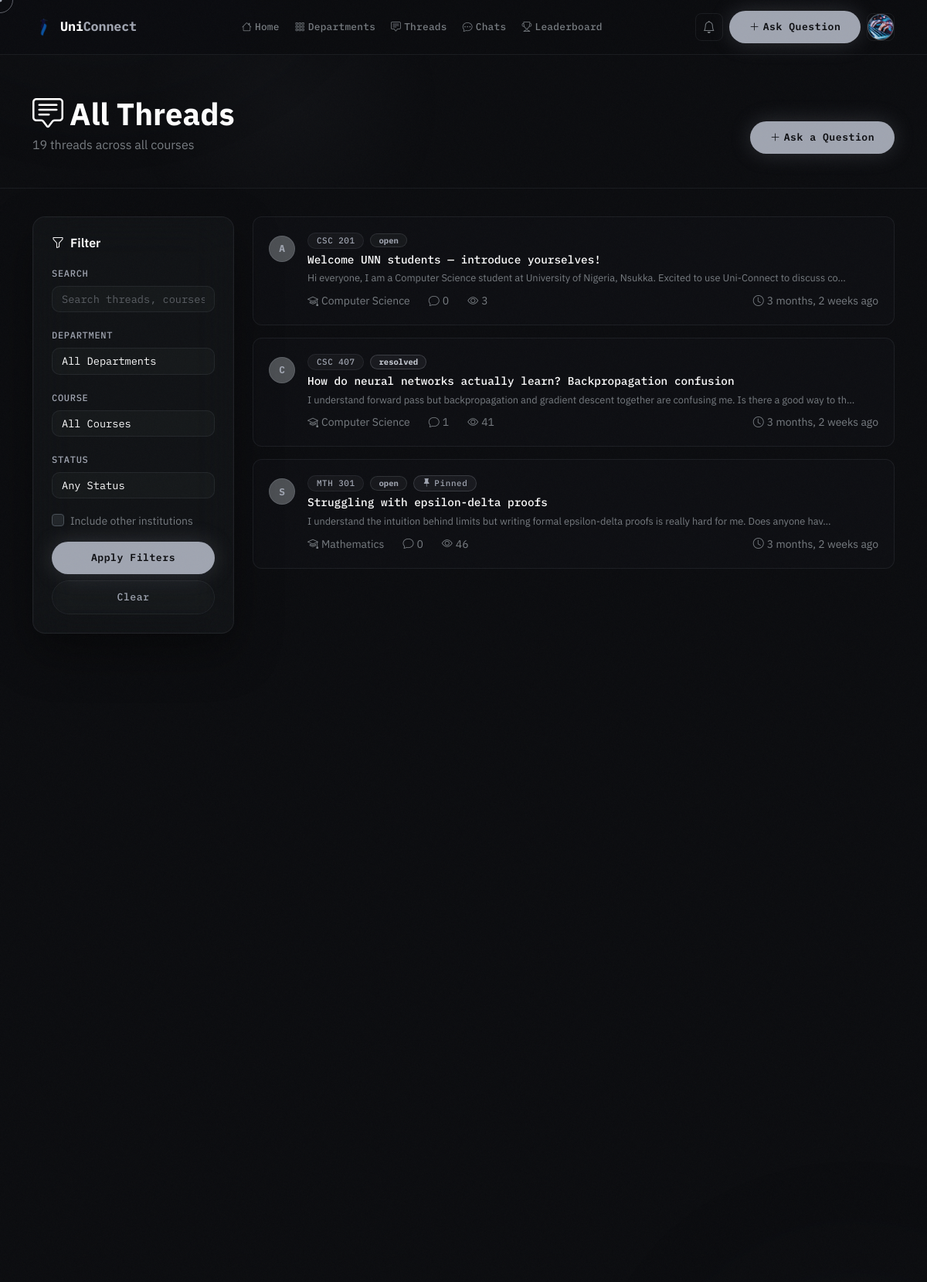
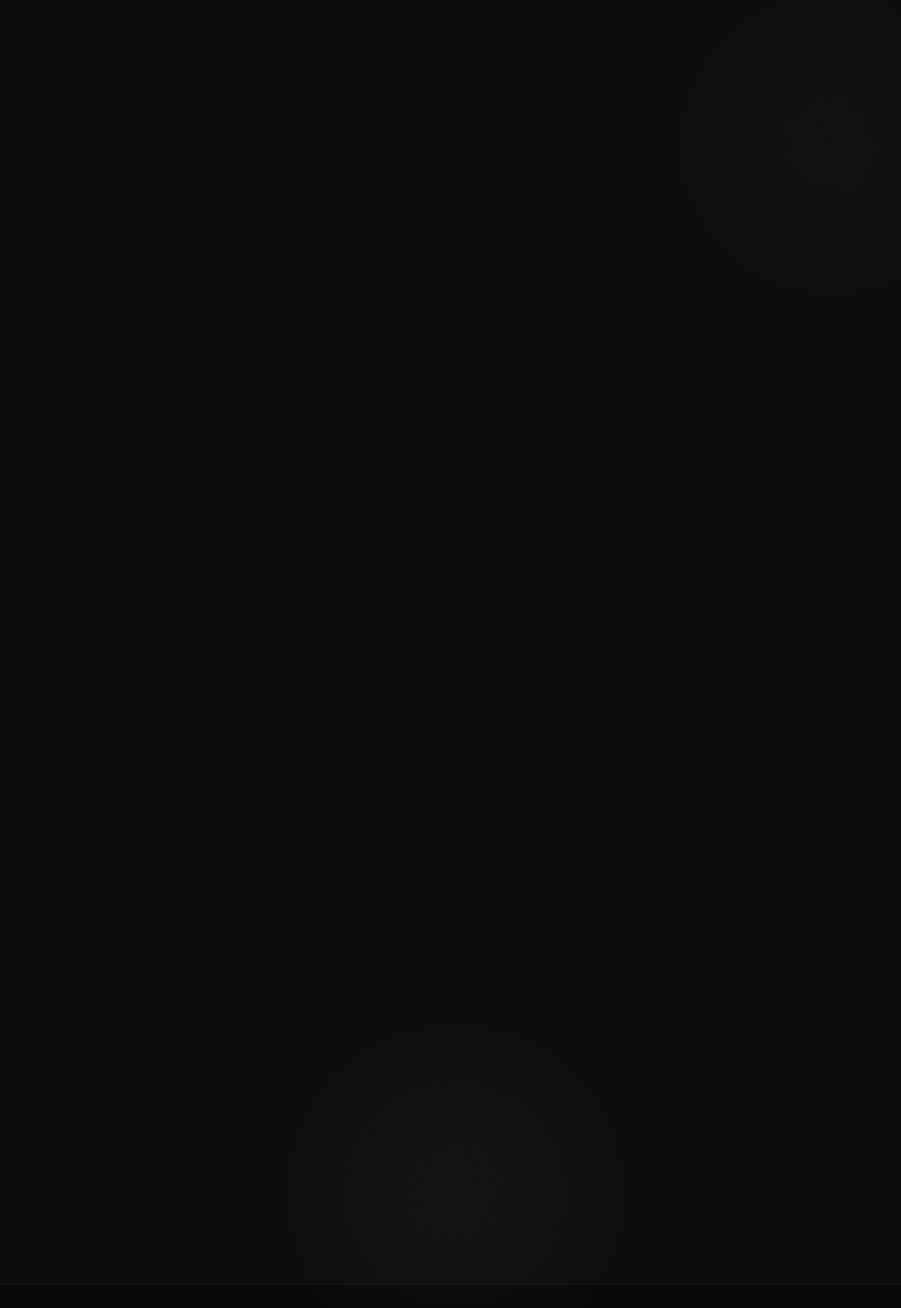
Screenshot of /threads/ (signed in, upper part) with the database file from the repository (2 pictures, top to bottom).
### accounts/models.py (models this page shows, shortened)
class User(AbstractUser):
    ROLE_CHOICES = [
        ('student', 'Student'),
        ('lecturer', 'Lecturer'),
        ('admin', 'Admin'),
    ]
    is_email_verified = models.BooleanField(default=False)
    role = models.CharField(max_length=20, choices=ROLE_CHOICES, default='student')
    school = models.ForeignKey(
        'forum.School', on_delete=models.SET_NULL, null=True, blank=True, related_name='members'
    )
    department = models.ForeignKey(
        'forum.Department', on_delete=models.SET_NULL, null=True, blank=True, related_name='members'
    )
    matric_number = models.CharField(max_length=20, blank=True)
    bio = models.TextField(blank=True)
    avatar = models.ImageField(upload_to='avatars/', blank=True, null=True)
    reputation = models.IntegerField(default=0)
    created_at = models.DateTimeField(auto_now_add=True)

### forum/models.py (models this page shows, shortened)
class Thread(models.Model):
    STATUS_CHOICES = [
        ('open', 'Open'),
        ('resolved', 'Resolved'),
        ('closed', 'Closed'),
    ]
    course = models.ForeignKey(Course, on_delete=models.CASCADE, related_name='threads')
    author = models.ForeignKey(settings.AUTH_USER_MODEL, on_delete=models.CASCADE, related_name='threads')
    title = models.CharField(max_length=300)
    content = models.TextField()
    attachment = models.FileField(upload_to='thread_attachments/', blank=True, null=True)
    voice_note = models.FileField(upload_to='thread_voice_notes/', blank=True, null=True)
    status = models.CharField(max_length=20, choices=STATUS_CHOICES, default='open')
    is_pinned = models.BooleanField(default=False)
    is_deleted = models.BooleanField(default=False)
    views = models.IntegerField(default=0)
    tags = models.ManyToManyField(Tag, blank=True, related_name='threads')
    created_at = models.DateTimeField(auto_now_add=True)
    updated_at = models.DateTimeField(auto_now=True)
    class Meta:
        ordering = ['-is_pinned', '-created_at']
    @property
    def reply_count(self):
        return self.replies.filter(is_deleted=False).count()
    @property
    def has_verified_answer(self):
        return self.replies.filter(is_verified=True).exists()

class Course(models.Model):
    department = models.ForeignKey(Department, on_delete=models.CASCADE, related_name='courses')
    code = models.CharField(max_length=20)
    title = models.CharField(max_length=200)
    description = models.TextField(blank=True)
    level = models.CharField(max_length=10, default='100L')
    semester = models.CharField(max_length=20, default='First Semester')
    units = models.IntegerField(default=3)
    is_active = models.BooleanField(default=True)
    created_at = models.DateTimeField(auto_now_add=True)
    class Meta:
        ordering = ['code']
        unique_together = ['department', 'code']
    def __str__(self):
        return f"{self.code} - {self.title}"

class Department(models.Model):
    school = models.ForeignKey(
        School, on_delete=models.CASCADE, related_name='departments',
        null=True, blank=True,
    )
    name = models.CharField(max_length=200)
    code = models.CharField(max_length=10)
    faculty = models.CharField(max_length=200)
    description = models.TextField(blank=True)
    color = models.CharField(max_length=7, default='#6C63FF')
    icon = models.CharField(max_length=50, default='bi-mortarboard')
    created_at = models.DateTimeField(auto_now_add=True)
    class Meta:
        ordering = ['name']
        unique_together = ['school', 'code']
        constraints = [
            models.UniqueConstraint(
                Lower('name'), 'school',
                name='unique_department_name_per_school',
            ),
        ]
        indexes = [
            models.Index(fields=['school', 'code']),
        ]
    def __str__(self):
        if self.school_id:
            return f"{self.name} ({self.school})"
        return self.name

### forum/views.py (the view, shortened to what this page needs)
# urls.py: path('threads/', views.thread_list, name='thread_list'),
def thread_list(request):
    threads_qs = Thread.objects.filter(is_deleted=False).select_related(
        'author', 'course__department__school'
    ).annotate(reply_count_ann=Count('replies', filter=Q(replies__is_deleted=False)))
    scope = request.GET.get('scope', '')
    show_all_schools = scope == 'all' or not (request.user.is_authenticated and request.user.school_id)
    if not show_all_schools:
        threads_qs = threads_qs.filter(course__department__school=request.user.school)
    form = SearchForm(request.GET or None)
    paginator = Paginator(threads_qs.order_by('-created_at'), 20)
    page = paginator.get_page(request.GET.get('page'))
    return render(request, 'forum/thread_list.html', {
        'page_obj': page,
        'form': form,
        'show_all_schools': show_all_schools,
    })

### forum/forms.py
class SearchForm(forms.Form):
    q = forms.CharField(
        max_length=200,
        required=False,
        widget=forms.TextInput(attrs={
            'class': 'form-control glass-input',
            'placeholder': 'Search threads, courses, topics...',
        })
    )
    department = forms.ModelChoiceField(
        queryset=Department.objects.all(),
        required=False,
        empty_label='All Departments',
        widget=forms.Select(attrs={'class': 'form-select glass-input'})
    )
    course = forms.ModelChoiceField(
        queryset=Course.objects.filter(is_active=True),
        required=False,
        empty_label='All Courses',
        widget=forms.Select(attrs={'class': 'form-select glass-input'})
    )
    status = forms.ChoiceField(
        choices=[('', 'Any Status'), ('open', 'Open'), ('resolved', 'Resolved')],
        required=False,
        widget=forms.Select(attrs={'class': 'form-select glass-input'})
    )

### forum/context_processors.py (called while the page is built)
def unread_notifications(request):
    count = 0
    if request.user.is_authenticated:
        count = request.user.notifications.filter(is_read=False).count()
    return {'unread_notification_count': count}

### forum/models.py (called while the page is built)
    def __str__(self):
        return self.short_name or self.name

### templates/forum/thread_list.html (shortened to what this page needs)
{% extends 'base.html' %}
{% block content %}
<div class="page-header">
  <div class="container">
    <div class="d-flex justify-content-between align-items-end flex-wrap gap-3">
      <div>
        <h1 class="display-6 fw-bold text-white mb-1"><i class="bi bi-chat-square-text me-2"></i>All Threads</h1>
        <p class="text-muted mb-0">{{ page_obj.paginator.count }} thread{{ page_obj.paginator.count|pluralize }} across all courses</p>
      </div>
      {% if user.is_authenticated %}
      <a href="{% url 'forum:create_thread' %}" class="btn btn-primary-glow">
        <i class="bi bi-plus-lg me-1"></i>Ask a Question
      </a>
      {% endif %}
    </div>
  </div>
</div>
<div class="container pb-5">
  <div class="row g-4">
    <div class="col-lg-3 col-12">
      <div class="glass-panel p-4 sticky-top" style="top:80px;">
        <h6 class="text-white fw-600 mb-3"><i class="bi bi-funnel me-2"></i>Filter</h6>
        <form method="get">
          <div class="mb-3">
            <label class="form-label small">Search</label>
            {{ form.q }}
          </div>
          <div class="mb-3">
            <label class="form-label small">Department</label>
            {{ form.department }}
          </div>
          <div class="mb-3">
            <label class="form-label small">Course</label>
            {{ form.course }}
          </div>
          <div class="mb-3">
            <label class="form-label small">Status</label>
            {{ form.status }}
          </div>
          {% if user.is_authenticated and user.school %}
          <div class="form-check mb-3">
            <input class="form-check-input" type="checkbox" name="scope" value="all" id="scopeAll" {% if show_all_schools %}checked{% endif %} onchange="this.form.submit()">
            <label class="form-check-label small text-muted" for="scopeAll">
              Include other institutions
            </label>
          </div>
          {% endif %}
          <button type="submit" class="btn btn-primary-glow w-100 btn-sm">Apply Filters</button>
          <a href="{% url 'forum:thread_list' %}" class="btn btn-outline-glass w-100 btn-sm mt-2">Clear</a>
        </form>
      </div>
    </div>
    <div class="col-lg-9">
      {% for thread in page_obj %}
      <a href="{% url 'forum:thread_detail' thread.pk %}" class="thread-card mb-3">
        <div class="d-flex align-items-start gap-3">
          <div class="avatar-sm mt-1">{{ thread.author.username|first|upper }}</div>
          <div class="flex-grow-1 min-w-0">
            <div class="d-flex align-items-center gap-2 mb-1 flex-wrap">
              <span class="badge badge-glass small">{{ thread.course.code }}</span>
              <span class="badge {% if thread.status == 'resolved' %}badge-resolved{% else %}badge-open{% endif %}">{{ thread.status }}</span>
              {% if thread.is_pinned %}<span class="badge badge-glow small"><i class="bi bi-pin-fill me-1"></i>Pinned</span>{% endif %}
            </div>
            <div class="thread-title">{{ thread.title }}</div>
            <div class="thread-excerpt mt-1">{{ thread.content|truncatechars:120 }}</div>
            <div class="d-flex gap-4 text-muted small mt-2">
              <span><i class="bi bi-mortarboard me-1"></i>{{ thread.course.department.name }}</span>
              <span><i class="bi bi-chat me-1"></i>{{ thread.reply_count }}</span>
              <span><i class="bi bi-eye me-1"></i>{{ thread.views }}</span>
              <span class="ms-auto"><i class="bi bi-clock me-1"></i>{{ thread.created_at|timesince }} ago</span>
            </div>
          </div>
        </div>
      </a>
      {% empty %}
      <div class="glass-panel p-5 text-center">
        <i class="bi bi-chat-square-dots fs-1 text-muted d-block mb-3"></i>
        <p class="text-muted mb-3">No threads match your search.</p>
        <a href="{% url 'forum:create_thread' %}" class="btn btn-primary-glow">Ask the first question</a>
      </div>
      {% endfor %}
    </div>
  </div>
</div>
{% endblock %}

### templates/base.html (shortened to what this page needs)
<!doctype html>
<html lang="en" data-bs-theme="dark">
  <head>
    <link
      rel="stylesheet"
      href="https://cdn.jsdelivr.net/npm/bootstrap@5.3.3/dist/css/bootstrap.min.css"
    />
    <link
      rel="stylesheet"
      href="https://cdn.jsdelivr.net/npm/bootstrap-icons@1.11.3/font/bootstrap-icons.min.css"
    />
    {% load static %}
    <link rel="stylesheet" href="{% static 'css/main.css' %}" />
  </head>
  <body class="{% block body_class %}{% endblock %}">
    <div class="ambient-orb orb-2" aria-hidden="true"></div>
    <div class="ambient-orb orb-3" aria-hidden="true"></div>
    <nav class="navbar navbar-expand-lg glass-nav">
      <div class="container">
        <a
          class="navbar-brand d-flex align-items-center gap-2"
          href="{% url 'forum:home' %}"
        >
          <img
            src="{% static 'logo-removebg-preview.png' %}"
            alt="Uni-Connect logo"
            class="site-logo navbar-logo"
          />
          <span class="brand-name"
            >Uni<span class="text-accent">Connect</span></span
          >
        </a>
        <div class="collapse navbar-collapse" id="navMain">
          <ul class="navbar-nav mx-auto gap-1">
            <li class="nav-item">
              <a class="nav-link nav-pill" href="{% url 'forum:home' %}"
                ><i class="bi bi-house me-1"></i>Home</a
              >
            </li>
            <li class="nav-item">
              <a class="nav-link nav-pill" href="{% url 'forum:departments' %}"
                ><i class="bi bi-grid-3x3-gap me-1"></i>Departments</a
              >
            </li>
            <li class="nav-item">
              <a class="nav-link nav-pill" href="{% url 'forum:thread_list' %}"
                ><i class="bi bi-chat-square-text me-1"></i>Threads</a
              >
            </li>
            {% if user.is_authenticated %}
            <li class="nav-item">
              <a class="nav-link nav-pill" href="{% url 'forum:chat_list' %}"
                ><i class="bi bi-chat-dots me-1"></i>Chats</a
              >
            </li>
            {% endif %}
            <li class="nav-item">
              <a class="nav-link nav-pill" href="{% url 'forum:leaderboard' %}"
                ><i class="bi bi-trophy me-1"></i>Leaderboard</a
              >
            </li>
          </ul>
          <div class="d-flex align-items-center gap-2">
            {% if user.is_authenticated %}
            <a
              href="{% url 'forum:notifications' %}"
              class="btn btn-ghost-icon position-relative"
            >
              <i class="bi bi-bell"></i>
            </a>
            <a
              href="{% url 'forum:create_thread' %}"
              class="btn btn-primary-glow btn-sm"
            >
              <i class="bi bi-plus-lg me-1"></i>Ask Question
            </a>
            <div class="dropdown">
              <button
                class="btn btn-ghost-icon dropdown-toggle no-caret"
                data-bs-toggle="dropdown"
              >
                <div class="avatar-sm">
                  {% if user.avatar %}
                  <img src="{{ user.avatar.url }}" alt="{{ user.username }}" />
                  {% else %}
                  <span>{{ user.username|first|upper }}</span>
                  {% endif %}
                </div>
              </button>
            </div>
            {% endif %}
          </div>
        </div>
      </div>
    </nav>
    <main>{% block content %}{% endblock %}</main>
    <footer class="footer-glass py-5 mt-5">
      <div class="container">
        <div class="row g-4">
        </div>
      </div>
    </footer>
    {% load static %}
  </body>
</html>

### rows the page displays
User: avatar (picture)
Thread: author.username|first "A", course.code "CSC 201", status "open", title "Welcome UNN students — introduce yourselves!", content "Hi everyone, I am a Computer Science student at University of Nigeria, Nsukka. Excited to use Uni-Connect to discuss co…", course.department.name "Computer Science", reply_count "0", views "3", created_at "3 months, 2 weeks"
Thread: author.username|first "C", course.code "CSC 407", status "resolved", title "How do neural networks actually learn? Backpropagation confusion", content "I understand forward pass but backpropagation and gradient descent together are confusing me. Is there a good way to th…", course.department.name "Computer Science", reply_count "1", views "41", created_at "3 months, 2 weeks"
Thread: author.username|first "S", course.code "MTH 301", status "open", is_pinned True (drawn), title "Struggling with epsilon-delta proofs", content "I understand the intuition behind limits but writing formal epsilon-delta proofs is really hard for me. Does anyone hav…", course.department.name "Mathematics", reply_count "0", views "46", created_at "3 months, 2 weeks"

### other values shown
{{ page_obj.paginator.count }} "19"
